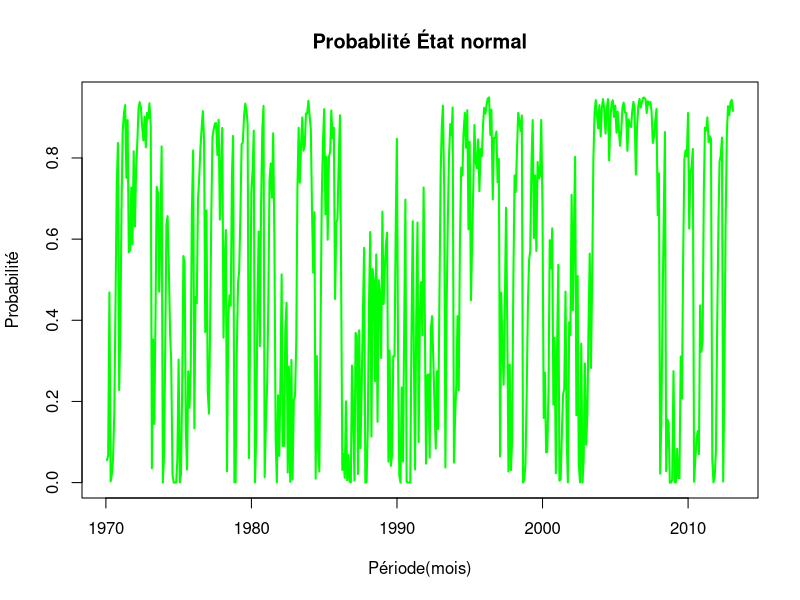
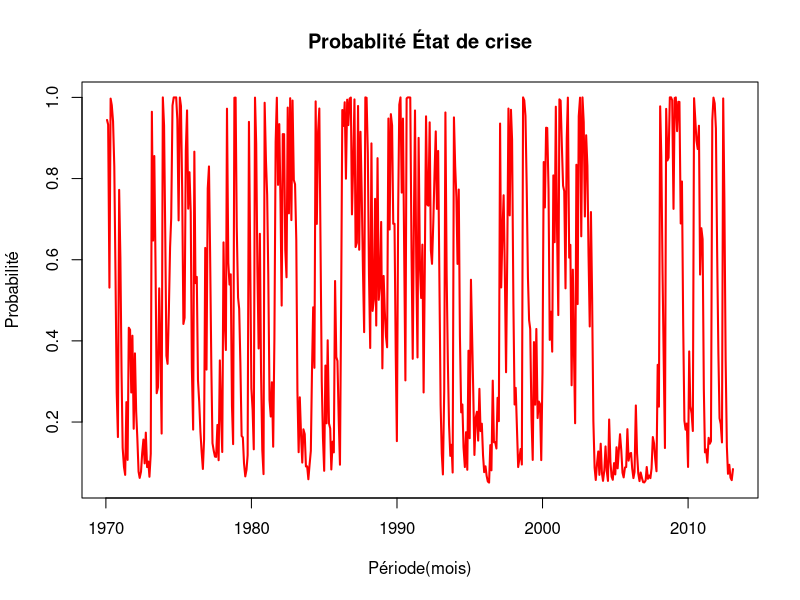

Here is the R script that generated these plots, in order: (Note: this script raises an error after producing the figures.)
## ---- chunk 1
knitr::opts_chunk$set(echo = TRUE)
## ---- chunk 2

donnees<-data.frame(periode<-as.Date(c("1970-01-30",
"1970-02-27",
"1970-03-31",
"1970-04-30",
"1970-05-29",
"1970-06-30",
"1970-07-31",
"1970-08-31",
"1970-09-30",
"1970-10-30",
"1970-11-30",
"1970-12-31",
"1971-01-29",
"1971-02-26",
"1971-03-31",
"1971-04-30",
"1971-05-31",
"1971-06-30",
"1971-07-30",
"1971-08-31",
"1971-09-30",
"1971-10-29",
"1971-11-30",
"1971-12-31",
"1972-01-31",
"1972-02-29",
"1972-03-31",
"1972-04-28",
"1972-05-31",
"1972-06-30",
"1972-07-31",
"1972-08-31",
"1972-09-29",
"1972-10-31",
"1972-11-30",
"1972-12-29",
"1973-01-31",
"1973-02-28",
"1973-03-30",
"1973-04-30",
"1973-05-31",
"1973-06-29",
"1973-07-31",
"1973-08-31",
"1973-09-28",
"1973-10-31",
"1973-11-30",
"1973-12-31",
"1974-01-31",
"1974-02-28",
"1974-03-29",
"1974-04-30",
"1974-05-31",
"1974-06-28",
"1974-07-31",
"1974-08-30",
"1974-09-30",
"1974-10-31",
"1974-11-29",
"1974-12-31",
"1975-01-31",
"1975-02-28",
"1975-03-31",
"1975-04-30",
"1975-05-30",
"1975-06-30",
"1975-07-31",
"1975-08-29",
"1975-09-30",
"1975-10-31",
"1975-11-28",
"1975-12-31",
"1976-01-30",
"1976-02-27",
"1976-03-31",
"1976-04-30",
"1976-05-31",
"1976-06-30",
"1976-07-30",
"1976-08-31",
"1976-09-30",
"1976-10-29",
"1976-11-30",
"1976-12-31",
"1977-01-31",
"1977-02-28",
"1977-03-31",
"1977-04-29",
"1977-05-31",
"1977-06-30",
"1977-07-29",
"1977-08-31",
"1977-09-30",
"1977-10-31",
"1977-11-30",
"1977-12-30",
"1978-01-31",
"1978-02-28",
"1978-03-31",
"1978-04-28",
"1978-05-31",
"1978-06-30",
"1978-07-31",
"1978-08-31",
"1978-09-29",
"1978-10-31",
"1978-11-30",
"1978-12-29",
"1979-01-31",
"1979-02-28",
"1979-03-30",
"1979-04-30",
"1979-05-31",
"1979-06-29",
"1979-07-31",
"1979-08-31",
"1979-09-28",
"1979-10-31",
"1979-11-30",
"1979-12-31",
"1980-01-31",
"1980-02-29",
"1980-03-31",
"1980-04-30",
"1980-05-30",
"1980-06-30",
"1980-07-31",
"1980-08-29",
"1980-09-30",
"1980-10-31",
"1980-11-28",
"1980-12-31",
"1981-01-30",
"1981-02-27",
"1981-03-31",
"1981-04-30",
"1981-05-29",
"1981-06-30",
"1981-07-31",
"1981-08-31",
"1981-09-30",
"1981-10-30",
"1981-11-30",
"1981-12-31",
"1982-01-29",
"1982-02-26",
"1982-03-31",
"1982-04-30",
"1982-05-31",
"1982-06-30",
"1982-07-30",
"1982-08-31",
"1982-09-30",
"1982-10-29",
"1982-11-30",
"1982-12-31",
"1983-01-31",
"1983-02-28",
"1983-03-31",
"1983-04-29",
"1983-05-31",
"1983-06-30",
"1983-07-29",
"1983-08-31",
"1983-09-30",
"1983-10-31",
"1983-11-30",
"1983-12-30",
"1984-01-31",
"1984-02-29",
"1984-03-30",
"1984-04-30",
"1984-05-31",
"1984-06-29",
"1984-07-31",
"1984-08-31",
"1984-09-28",
"1984-10-31",
"1984-11-30",
"1984-12-31",
"1985-01-31",
"1985-02-28",
"1985-03-29",
"1985-04-30",
"1985-05-31",
"1985-06-28",
"1985-07-31",
"1985-08-30",
"1985-09-30",
"1985-10-31",
"1985-11-29",
"1985-12-31",
"1986-01-31",
"1986-02-28",
"1986-03-31",
"1986-04-30",
"1986-05-30",
"1986-06-30",
"1986-07-31",
"1986-08-29",
"1986-09-30",
"1986-10-31",
"1986-11-28",
"1986-12-31",
"1987-01-30",
"1987-02-27",
"1987-03-31",
"1987-04-30",
"1987-05-29",
"1987-06-30",
"1987-07-31",
"1987-08-31",
"1987-09-30",
"1987-10-30",
"1987-11-30",
"1987-12-31",
"1988-01-29",
"1988-02-29",
"1988-03-31",
"1988-04-29",
"1988-05-31",
"1988-06-30",
"1988-07-29",
"1988-08-31",
"1988-09-30",
"1988-10-31",
"1988-11-30",
"1988-12-30",
"1989-01-31",
"1989-02-28",
"1989-03-31",
"1989-04-28",
"1989-05-31",
"1989-06-30",
"1989-07-31",
"1989-08-31",
"1989-09-29",
"1989-10-31",
"1989-11-30",
"1989-12-29",
"1990-01-31",
"1990-02-28",
"1990-03-30",
"1990-04-30",
"1990-05-31",
"1990-06-29",
"1990-07-31",
"1990-08-31",
"1990-09-28",
"1990-10-31",
"1990-11-30",
"1990-12-31",
"1991-01-31",
"1991-02-28",
"1991-03-29",
"1991-04-30",
"1991-05-31",
"1991-06-28",
"1991-07-31",
"1991-08-30",
"1991-09-30",
"1991-10-31",
"1991-11-29",
"1991-12-31",
"1992-01-31",
"1992-02-28",
"1992-03-31",
"1992-04-30",
"1992-05-29",
"1992-06-30",
"1992-07-31",
"1992-08-31",
"1992-09-30",
"1992-10-30",
"1992-11-30",
"1992-12-31",
"1993-01-29",
"1993-02-26",
"1993-03-31",
"1993-04-30",
"1993-05-31",
"1993-06-30",
"1993-07-30",
"1993-08-31",
"1993-09-30",
"1993-10-29",
"1993-11-30",
"1993-12-31",
"1994-01-31",
"1994-02-28",
"1994-03-31",
"1994-04-29",
"1994-05-31",
"1994-06-30",
"1994-07-29",
"1994-08-31",
"1994-09-30",
"1994-10-31",
"1994-11-30",
"1994-12-30",
"1995-01-31",
"1995-02-28",
"1995-03-31",
"1995-04-28",
"1995-05-31",
"1995-06-30",
"1995-07-31",
"1995-08-31",
"1995-09-29",
"1995-10-31",
"1995-11-30",
"1995-12-29",
"1996-01-31",
"1996-02-29",
"1996-03-29",
"1996-04-30",
"1996-05-31",
"1996-06-28",
"1996-07-31",
"1996-08-30",
"1996-09-30",
"1996-10-31",
"1996-11-29",
"1996-12-31",
"1997-01-31",
"1997-02-28",
"1997-03-31",
"1997-04-30",
"1997-05-30",
"1997-06-30",
"1997-07-31",
"1997-08-29",
"1997-09-30",
"1997-10-31",
"1997-11-28",
"1997-12-31",
"1998-01-30",
"1998-02-27",
"1998-03-31",
"1998-04-30",
"1998-05-29",
"1998-06-30",
"1998-07-31",
"1998-08-31",
"1998-09-30",
"1998-10-30",
"1998-11-30",
"1998-12-31",
"1999-01-29",
"1999-02-26",
"1999-03-31",
"1999-04-30",
"1999-05-31",
"1999-06-30",
"1999-07-30",
"1999-08-31",
"1999-09-30",
"1999-10-29",
"1999-11-30",
"1999-12-31",
"2000-01-31",
"2000-02-29",
"2000-03-31",
"2000-04-28",
"2000-05-31",
"2000-06-30",
"2000-07-31",
"2000-08-31",
"2000-09-29",
"2000-10-31",
"2000-11-30",
"2000-12-29",
"2001-01-31",
"2001-02-28",
"2001-03-30",
"2001-04-30",
"2001-05-31",
"2001-06-29",
"2001-07-31",
"2001-08-31",
"2001-09-28",
"2001-10-31",
"2001-11-30",
"2001-12-31",
"2002-01-31",
"2002-02-28",
"2002-03-29",
"2002-04-30",
"2002-05-31",
"2002-06-28",
"2002-07-31",
"2002-08-30",
"2002-09-30",
"2002-10-31",
"2002-11-29",
"2002-12-31",
"2003-01-31",
"2003-02-28",
"2003-03-31",
"2003-04-30",
"2003-05-30",
"2003-06-30",
"2003-07-31",
"2003-08-29",
"2003-09-30",
"2003-10-31",
"2003-11-28",
"2003-12-31",
"2004-01-30",
"2004-02-27",
"2004-03-31",
"2004-04-30",
"2004-05-31",
"2004-06-30",
"2004-07-30",
"2004-08-31",
"2004-09-30",
"2004-10-29",
"2004-11-30",
"2004-12-31",
"2005-01-31",
"2005-02-28",
"2005-03-31",
"2005-04-29",
"2005-05-31",
"2005-06-30",
"2005-07-29",
"2005-08-31",
"2005-09-30",
"2005-10-31",
"2005-11-30",
"2005-12-30",
"2006-01-31",
"2006-02-28",
"2006-03-31",
"2006-04-28",
"2006-05-31",
"2006-06-30",
"2006-07-31",
"2006-08-31",
"2006-09-29",
"2006-10-31",
"2006-11-30",
"2006-12-29",
"2007-01-31",
"2007-02-28",
"2007-03-30",
"2007-04-30",
"2007-05-31",
"2007-06-29",
"2007-07-31",
"2007-08-31",
"2007-09-28",
"2007-10-31",
"2007-11-30",
"2007-12-31",
"2008-01-31",
"2008-02-29",
"2008-03-31",
"2008-04-30",
"2008-05-30",
"2008-06-30",
"2008-07-31",
"2008-08-29",
"2008-09-30",
"2008-10-31",
"2008-11-28",
"2008-12-31",
"2009-01-30",
"2009-02-27",
"2009-03-31",
"2009-04-30",
"2009-05-29",
"2009-06-30",
"2009-07-31",
"2009-08-31",
"2009-09-30",
"2009-10-30",
"2009-11-30",
"2009-12-31",
"2010-01-29",
"2010-02-26",
"2010-03-31",
"2010-04-30",
"2010-05-31",
"2010-06-30",
"2010-07-30",
"2010-08-31",
"2010-09-30",
"2010-10-29",
"2010-11-30",
"2010-12-31",
"2011-01-31",
"2011-02-28",
"2011-03-31",
"2011-04-29",
"2011-05-31",
"2011-06-30",
"2011-07-29",
"2011-08-31",
"2011-09-30",
"2011-10-31",
"2011-11-30",
"2011-12-30",
"2012-01-31",
"2012-02-29",
"2012-03-30",
"2012-04-30",
"2012-05-31",
"2012-06-29",
"2012-07-31",
"2012-08-31",
"2012-09-28",
"2012-10-31",
"2012-11-30",
"2012-12-31",
"2013-01-31"
)),

prob1<-c(0.055601105159938,
0.0671875969506997,
0.468729498303112,
0.00300528180729279,
0.0192008370228318,
0.0592157115107792,
0.170550118341569,
0.442747529671958,
0.72807394216862,
0.836978996317598,
0.227869836537927,
0.396047574252217,
0.676840328704415,
0.863505046195402,
0.910657979035696,
0.930198873284701,
0.750965615483002,
0.893257326953989,
0.567658046540399,
0.572812956271743,
0.727223228331657,
0.587345394840947,
0.816486898522955,
0.630848256266899,
0.774451957469554,
0.83940938788388,
0.92214643611813,
0.937641465558781,
0.922579233384989,
0.876737572215511,
0.843158812649875,
0.901818387550584,
0.826127696410019,
0.911022834128224,
0.897372038884086,
0.934841692014185,
0.878249647452879,
0.0354184722529745,
0.352748372107237,
0.144517268174831,
0.415569826987622,
0.728953662342259,
0.714236088767243,
0.470564686463654,
0.60501224258288,
0.828397405077608,
0.000014936100922797,
0.0694162402560102,
0.349518562823106,
0.636676175530167,
0.656592063591086,
0.527012787255127,
0.369300666807319,
0.297645527586044,
0.0198902931813737,
0.000158720539345431,
0.0000491021697703995,
4.39239910795102E-07,
0.0549484812458141,
0.303068326987626,
0.000304959670887626,
0.0211475028991793,
0.231473403373387,
0.558282239382625,
0.54315487653186,
0.1305567603707,
0.0320838564902789,
0.274166451988168,
0.184419982988042,
0.283430605374262,
0.665067275187432,
0.818613674283239,
0.133779057056457,
0.457667203850484,
0.44236536628929,
0.696777863782586,
0.750829472334264,
0.82339408002531,
0.872441060104189,
0.915586597972937,
0.842826742640103,
0.370966908411505,
0.670756558503623,
0.224311573630489,
0.170139699459799,
0.381580535709559,
0.662519924822947,
0.85205758851463,
0.870849808939608,
0.885086582967278,
0.885888938509683,
0.807108055370534,
0.894096346972625,
0.648143000924207,
0.780216470616624,
0.873804659628021,
0.35732086462694,
0.548533530324061,
0.622431530397414,
0.0278468174794481,
0.407342722486457,
0.461251490227627,
0.435992073673708,
0.760191426378337,
0.854426636638947,
0.000827023946730505,
0.000528155928617448,
0.319601360867921,
0.49315742637151,
0.520965315021289,
0.654590030631274,
0.834308819523794,
0.837950836447499,
0.901623276354053,
0.933967058515355,
0.917510697575637,
0.881827344631235,
0.0603037403646201,
0.378017620190951,
0.716570422626633,
0.770484622791441,
0.867228929487623,
0.0005272328759084,
0.114741360683712,
0.42076098973722,
0.618697927631784,
0.336144595933031,
0.67361755563948,
0.869395728555009,
0.928315662298661,
0.0132250982367866,
0.155929891225035,
0.24074195990183,
0.436709908352471,
0.746166795763653,
0.786426003835769,
0.702016463708365,
0.860798951764044,
0.594374556527524,
0.1095704778953,
0.000791918107494517,
0.215452005988078,
0.0658719703444543,
0.257764161307994,
0.512988944674825,
0.0905022898110134,
0.0906103135786972,
0.375746825170278,
0.443222339550535,
0.0251118718794763,
0.285707216028772,
0.00197613715136174,
0.302320913350712,
0.00772407889677451,
0.203466200880977,
0.214035993485938,
0.351204893219298,
0.722504763331289,
0.87431435220628,
0.739114881272457,
0.832849559095196,
0.899900862811675,
0.817964416143559,
0.829811377092875,
0.909454445762264,
0.909236710507086,
0.941018008694969,
0.905960743863331,
0.870966629382396,
0.675819116314806,
0.517269080628088,
0.666299352643155,
0.00982126501155926,
0.311714795501118,
0.08385690042946,
0.0273652569170151,
0.33931280785783,
0.699340687733311,
0.839138695940815,
0.920156463564985,
0.660816568548218,
0.803150834951997,
0.598570331609375,
0.803235458992518,
0.815692703909648,
0.916915844957824,
0.848361608033653,
0.874719851022319,
0.452520678892091,
0.639837962378579,
0.649426429257359,
0.79371763850869,
0.905135429338587,
0.529062992413822,
0.0310730365994269,
0.070298151319048,
0.0119802704536188,
0.200222110890683,
0.00558560845170419,
0.0682496324148757,
0.00281381164402373,
0.000355939592693038,
0.288249164442493,
0.155195361749544,
0.00492632297979093,
0.368776080088499,
0.358401505775328,
0.0211393023065871,
0.375342813387769,
0.0847365764277536,
0.237399169528136,
0.424336023421273,
0.578455633027975,
1.10695478279627E-13,
0.000929337066541595,
0.136928642465083,
0.434884018189757,
0.617504864336799,
0.113381032690768,
0.52612202889784,
0.498449904220284,
0.24996395246041,
0.562176375296186,
0.149784643566632,
0.498783712785585,
0.459298498176322,
0.30692259518483,
0.667746738132508,
0.440054233913431,
0.525327637780255,
0.588941033980252,
0.61575637420124,
0.0520643650501054,
0.325542208003408,
0.0412816119917958,
0.0691579669826274,
0.311380505430964,
0.311458480541536,
0.627711408078916,
0.847038133201687,
0.272985212785554,
0.0178768318835222,
0.0000341072653349217,
0.234571105405973,
0.0521921585611352,
0.364715146608793,
0.697349862319385,
0.00245318852109077,
4.20664657372877E-06,
0.0000472406909819553,
0.000357765116023805,
0.371168051734452,
0.644166669315126,
0.319713297092622,
0.0322461575137993,
0.41635221393913,
0.640802157420771,
0.0997890035369734,
0.418808488133674,
0.494259441011934,
0.362864967972552,
0.727096877883164,
0.431200980977501,
0.0466861266621523,
0.264298187881671,
0.266746464682173,
0.0614541688455598,
0.376577218450822,
0.410087078047191,
0.308398029395974,
0.188677057540838,
0.0838068766885214,
0.274704113824425,
0.131972346231571,
0.446000566693678,
0.757938573005561,
0.877999704503803,
0.929128578470046,
0.723320957963049,
0.0371504843802647,
0.435550560883194,
0.64955033819712,
0.806321819886829,
0.883427397129508,
0.855961356928041,
0.924443346371984,
0.0492930536216339,
0.169160531519115,
0.246107115479797,
0.410272250746685,
0.227033147459778,
0.587010808938405,
0.776135042906747,
0.756759560894787,
0.862483305402271,
0.91089302515878,
0.825056194360121,
0.917644074424782,
0.624215569392127,
0.83983136808882,
0.449380805003595,
0.581495336718543,
0.730612437009359,
0.881100667958085,
0.789253052061304,
0.774792372724086,
0.845747642543212,
0.718233591820353,
0.822305707930087,
0.804153108506994,
0.881706671562747,
0.923500225277725,
0.909182408979042,
0.932802835608067,
0.946529942034094,
0.949249893630581,
0.856859666644049,
0.91896339199903,
0.69807069072974,
0.849868713590699,
0.84937427151278,
0.865192647257016,
0.740346478975093,
0.797874815808578,
0.0644427364597603,
0.468297094747707,
0.332518829955972,
0.241178036308742,
0.429292174259324,
0.677251586364123,
0.377187812845522,
0.0274745546421193,
0.290640674084868,
0.0305874411223858,
0.104007633052011,
0.506714305173521,
0.756774007056838,
0.715838798867871,
0.817707672066565,
0.910943279239986,
0.891411080168861,
0.866417385051418,
0.904712021097016,
2.82423528596164E-06,
0.00718939726852837,
0.0454660567564768,
0.220276783959188,
0.44373246770505,
0.548777299358818,
0.570662668118754,
0.793694903239004,
0.893336788164327,
0.602983668169345,
0.757159368496493,
0.570709644707612,
0.790160534626784,
0.749486245239698,
0.755587433366184,
0.893792576577201,
0.679652957046055,
0.159301699982467,
0.271205620949383,
0.0747009176251845,
0.0753073533168509,
0.226494017310117,
0.597501943006615,
0.528076468478513,
0.626520383473603,
0.192211088265095,
0.356826698565611,
0.0229360656948101,
0.317020047070254,
0.536413057829465,
0.00485522692393663,
0.00772524493144859,
0.117968962166447,
0.217795611486898,
0.231020712117431,
0.470497604605087,
0.100895302375477,
0.000543723368342275,
0.394901017656319,
0.363390715213222,
0.70938151127373,
0.424531407328914,
0.626716638887377,
0.802963642987123,
0.166024032999313,
0.509301932849939,
0.0462030733759573,
0.000585737008782694,
0.342286818674238,
0.0000543509110342444,
0.0606416798165352,
0.29344150143995,
0.0933175714459399,
0.168862878733348,
0.383946228197994,
0.564478921626505,
0.282528485305747,
0.496206302486357,
0.797504683923379,
0.912211850114781,
0.942772439905595,
0.90180852683103,
0.872528155424302,
0.930162644792361,
0.853459248438726,
0.924733319979464,
0.944942456240814,
0.918898798893377,
0.860148225988935,
0.920563950381043,
0.945032435327136,
0.79378312820331,
0.898654872851378,
0.934789275250144,
0.942320294943248,
0.901234919462108,
0.929112331484986,
0.862212985382831,
0.914090291815617,
0.868141374533755,
0.830065916186268,
0.870595276202028,
0.924920915988583,
0.936409584991339,
0.912083214142582,
0.911002972216014,
0.817597209115503,
0.895118794412417,
0.878138608288874,
0.876227481878751,
0.913885136300179,
0.938149264722289,
0.923052678199324,
0.759194829846059,
0.87689066480247,
0.926827191241311,
0.945531488720193,
0.924382751885012,
0.937837620752915,
0.948161699777425,
0.948819126081439,
0.944006998509254,
0.910850104085989,
0.939770271093144,
0.931823160911408,
0.93822872373164,
0.914352686634546,
0.83700550094514,
0.852752860236163,
0.890230367817624,
0.921246991035949,
0.659030609298189,
0.762042749500461,
0.0220708384945173,
0.146854693843827,
0.430559268197638,
0.652833356213103,
0.864007321775102,
0.0282870344789622,
0.155378492449441,
0.148424667651399,
1.61426260298952E-06,
2.14524278031283E-14,
0.00696447192740168,
0.274637668477853,
0.00152710527108118,
0.0000570368899059249,
0.0831215401757503,
0.0108314385589307,
0.0112138743237287,
0.31070179160886,
0.207241928027821,
0.5608599314215,
0.79684661794563,
0.818781146693732,
0.803777713843904,
0.910691963831131,
0.626025196043147,
0.760971144364292,
0.779273975125441,
0.822076608309286,
0.00200724000980391,
0.0532668615864875,
0.10626537098559,
0.127244646857572,
0.0698395404774633,
0.436532513994017,
0.322332334586031,
0.34927748453065,
0.718265080380007,
0.874745010111338,
0.867572475265824,
0.899960545514437,
0.838935619216642,
0.853467185733101,
0.84709947159217,
0.0570607957835462,
0.000574501466473884,
0.0148294399124691,
0.0765821728042103,
0.371196607262995,
0.630684902475857,
0.790590102948314,
0.80485912101779,
0.850247695594979,
0.00257378020180683,
0.24766007536417,
0.645649705245689,
0.860964240790319,
0.927595613533239,
0.90537660056998,
0.937182671235877,
0.943172369338937,
0.915993667005782
),

prob2<-c(0.944398894840062,
0.9328124030493,
0.531270501696888,
0.996994718192707,
0.980799162977168,
0.940784288489221,
0.829449881658431,
0.557252470328042,
0.27192605783138,
0.163021003682402,
0.772130163462073,
0.603952425747783,
0.323159671295585,
0.136494953804598,
0.0893420209643041,
0.0698011267152993,
0.249034384516997,
0.106742673046011,
0.432341953459601,
0.427187043728257,
0.272776771668343,
0.412654605159053,
0.183513101477045,
0.369151743733101,
0.225548042530446,
0.16059061211612,
0.0778535638818696,
0.0623585344412191,
0.0774207666150113,
0.123262427784489,
0.156841187350125,
0.0981816124494164,
0.173872303589981,
0.0889771658717762,
0.102627961115914,
0.0651583079858154,
0.121750352547121,
0.964581527747025,
0.647251627892764,
0.855482731825169,
0.584430173012378,
0.271046337657741,
0.285763911232757,
0.529435313536346,
0.39498775741712,
0.171602594922392,
0.999985063899077,
0.93058375974399,
0.650481437176894,
0.363323824469833,
0.343407936408914,
0.472987212744873,
0.630699333192681,
0.702354472413956,
0.980109706818626,
0.999841279460655,
0.99995089783023,
0.999999560760089,
0.945051518754186,
0.696931673012374,
0.999695040329112,
0.978852497100821,
0.768526596626613,
0.441717760617375,
0.45684512346814,
0.869443239629299,
0.967916143509721,
0.725833548011832,
0.815580017011958,
0.716569394625738,
0.334932724812568,
0.181386325716761,
0.866220942943543,
0.542332796149516,
0.55763463371071,
0.303222136217414,
0.249170527665736,
0.17660591997469,
0.127558939895811,
0.0844134020270631,
0.157173257359897,
0.629033091588495,
0.329243441496377,
0.775688426369512,
0.829860300540201,
0.618419464290441,
0.337480075177053,
0.14794241148537,
0.129150191060392,
0.114913417032722,
0.114111061490317,
0.192891944629466,
0.105903653027375,
0.351856999075793,
0.219783529383376,
0.126195340371979,
0.64267913537306,
0.451466469675939,
0.377568469602586,
0.972153182520552,
0.592657277513543,
0.538748509772373,
0.564007926326292,
0.239808573621663,
0.145573363361053,
0.99917297605327,
0.999471844071383,
0.680398639132079,
0.50684257362849,
0.479034684978711,
0.345409969368726,
0.165691180476206,
0.162049163552501,
0.0983767236459467,
0.066032941484645,
0.0824893024243631,
0.118172655368765,
0.93969625963538,
0.621982379809049,
0.283429577373367,
0.229515377208559,
0.132771070512377,
0.999472767124091,
0.885258639316288,
0.57923901026278,
0.381302072368216,
0.663855404066969,
0.32638244436052,
0.130604271444991,
0.0716843377013386,
0.986774901763213,
0.844070108774965,
0.75925804009817,
0.563290091647529,
0.253833204236347,
0.213573996164231,
0.297983536291635,
0.139201048235956,
0.405625443472476,
0.8904295221047,
0.999208081892505,
0.784547994011922,
0.934128029655546,
0.742235838692006,
0.487011055325175,
0.909497710188987,
0.909389686421303,
0.624253174829722,
0.556777660449465,
0.974888128120524,
0.714292783971228,
0.998023862848638,
0.697679086649288,
0.992275921103225,
0.796533799119023,
0.785964006514062,
0.648795106780702,
0.277495236668711,
0.12568564779372,
0.260885118727543,
0.167150440904804,
0.100099137188325,
0.182035583856441,
0.170188622907124,
0.0905455542377359,
0.0907632894929144,
0.0589819913050314,
0.094039256136669,
0.129033370617604,
0.324180883685194,
0.482730919371912,
0.333700647356845,
0.990178734988441,
0.688285204498882,
0.91614309957054,
0.972634743082985,
0.66068719214217,
0.300659312266689,
0.160861304059185,
0.0798435364350145,
0.339183431451782,
0.196849165048003,
0.401429668390625,
0.196764541007482,
0.184307296090352,
0.0830841550421758,
0.151638391966347,
0.125280148977682,
0.547479321107909,
0.360162037621421,
0.350573570742641,
0.20628236149131,
0.0948645706614134,
0.470937007586178,
0.968926963400573,
0.929701848680952,
0.988019729546381,
0.799777889109317,
0.994414391548296,
0.931750367585124,
0.997186188355976,
0.999644060407307,
0.711750835557507,
0.844804638250456,
0.995073677020209,
0.631223919911501,
0.641598494224672,
0.978860697693413,
0.624657186612231,
0.915263423572246,
0.762600830471864,
0.575663976578727,
0.421544366972025,
0.999999999999889,
0.999070662933458,
0.863071357534917,
0.565115981810243,
0.382495135663201,
0.886618967309232,
0.47387797110216,
0.501550095779716,
0.75003604753959,
0.437823624703814,
0.850215356433369,
0.501216287214415,
0.540701501823678,
0.69307740481517,
0.332253261867492,
0.559945766086569,
0.474672362219745,
0.411058966019748,
0.38424362579876,
0.947935634949895,
0.674457791996592,
0.958718388008204,
0.930842033017373,
0.688619494569036,
0.688541519458464,
0.372288591921084,
0.152961866798313,
0.727014787214446,
0.982123168116478,
0.999965892734665,
0.765428894594027,
0.947807841438865,
0.635284853391207,
0.302650137680615,
0.997546811478909,
0.999995793353426,
0.999952759309018,
0.999642234883976,
0.628831948265548,
0.355833330684874,
0.680286702907378,
0.967753842486201,
0.58364778606087,
0.359197842579229,
0.900210996463027,
0.581191511866326,
0.505740558988066,
0.637135032027448,
0.272903122116836,
0.568799019022499,
0.953313873337848,
0.735701812118329,
0.733253535317827,
0.93854583115444,
0.623422781549178,
0.589912921952809,
0.691601970604025,
0.811322942459162,
0.916193123311479,
0.725295886175575,
0.868027653768429,
0.553999433306322,
0.242061426994438,
0.122000295496197,
0.0708714215299541,
0.276679042036951,
0.962849515619735,
0.564449439116805,
0.35044966180288,
0.193678180113171,
0.116572602870492,
0.144038643071959,
0.0755566536280157,
0.950706946378366,
0.830839468480885,
0.753892884520203,
0.589727749253315,
0.772966852540222,
0.412989191061595,
0.223864957093253,
0.243240439105213,
0.137516694597729,
0.0891069748412202,
0.174943805639879,
0.0823559255752176,
0.375784430607873,
0.16016863191118,
0.550619194996405,
0.418504663281457,
0.269387562990641,
0.118899332041915,
0.210746947938696,
0.225207627275914,
0.154252357456788,
0.281766408179647,
0.177694292069913,
0.195846891493006,
0.118293328437253,
0.0764997747222748,
0.0908175910209584,
0.0671971643919328,
0.0534700579659059,
0.0507501063694189,
0.143140333355951,
0.0810366080009701,
0.30192930927026,
0.150131286409301,
0.15062572848722,
0.134807352742984,
0.259653521024907,
0.202125184191422,
0.93555726354024,
0.531702905252293,
0.667481170044028,
0.758821963691258,
0.570707825740676,
0.322748413635877,
0.622812187154478,
0.972525445357881,
0.709359325915132,
0.969412558877614,
0.895992366947989,
0.493285694826479,
0.243225992943163,
0.284161201132129,
0.182292327933435,
0.0890567207600142,
0.108588919831139,
0.133582614948582,
0.0952879789029841,
0.999997175764714,
0.992810602731472,
0.954533943243523,
0.779723216040812,
0.55626753229495,
0.451222700641182,
0.429337331881246,
0.206305096760996,
0.106663211835673,
0.397016331830655,
0.242840631503507,
0.429290355292388,
0.209839465373216,
0.250513754760302,
0.244412566633816,
0.106207423422799,
0.320347042953945,
0.840698300017533,
0.728794379050617,
0.925299082374816,
0.924692646683149,
0.773505982689883,
0.402498056993385,
0.471923531521487,
0.373479616526397,
0.807788911734905,
0.643173301434388,
0.97706393430519,
0.682979952929746,
0.463586942170535,
0.995144773076063,
0.992274755068551,
0.882031037833554,
0.782204388513102,
0.768979287882569,
0.529502395394914,
0.899104697624523,
0.999456276631658,
0.605098982343681,
0.636609284786778,
0.29061848872627,
0.575468592671086,
0.373283361112623,
0.197036357012877,
0.833975967000687,
0.490698067150061,
0.953796926624043,
0.999414262991217,
0.657713181325762,
0.999945649088966,
0.939358320183465,
0.70655849856005,
0.90668242855406,
0.831137121266652,
0.616053771802006,
0.435521078373495,
0.717471514694253,
0.503793697513643,
0.202495316076621,
0.0877881498852194,
0.0572275600944049,
0.0981914731689696,
0.127471844575698,
0.0698373552076393,
0.146540751561274,
0.0752666800205361,
0.0550575437591856,
0.0811012011066228,
0.139851774011065,
0.0794360496189574,
0.054967564672864,
0.20621687179669,
0.101345127148622,
0.0652107247498563,
0.0576797050567525,
0.0987650805378919,
0.0708876685150138,
0.137787014617169,
0.0859097081843827,
0.131858625466245,
0.169934083813732,
0.129404723797971,
0.0750790840114171,
0.0635904150086613,
0.0879167858574183,
0.0889970277839861,
0.182402790884497,
0.104881205587583,
0.121861391711126,
0.123772518121249,
0.086114863699821,
0.0618507352777114,
0.0769473218006764,
0.240805170153941,
0.12310933519753,
0.0731728087586893,
0.0544685112798071,
0.075617248114988,
0.0621623792470848,
0.0518383002225746,
0.0511808739185604,
0.055993001490746,
0.0891498959140106,
0.0602297289068559,
0.068176839088592,
0.0617712762683599,
0.0856473133654541,
0.16299449905486,
0.147247139763837,
0.109769632182376,
0.0787530089640506,
0.340969390701812,
0.237957250499539,
0.977929161505483,
0.853145306156173,
0.569440731802362,
0.347166643786897,
0.135992678224898,
0.971712965521038,
0.844621507550559,
0.851575332348601,
0.999998385737397,
0.999999999999978,
0.993035528072598,
0.725362331522147,
0.998472894728919,
0.999942963110094,
0.91687845982425,
0.989168561441069,
0.988786125676271,
0.68929820839114,
0.792758071972179,
0.4391400685785,
0.20315338205437,
0.181218853306268,
0.196222286156096,
0.089308036168869,
0.373974803956853,
0.239028855635708,
0.220726024874559,
0.177923391690714,
0.997992759990196,
0.946733138413512,
0.89373462901441,
0.872755353142428,
0.930160459522537,
0.563467486005983,
0.677667665413969,
0.65072251546935,
0.281734919619993,
0.125254989888662,
0.132427524734176,
0.100039454485563,
0.161064380783358,
0.146532814266899,
0.15290052840783,
0.942939204216454,
0.999425498533526,
0.985170560087531,
0.92341782719579,
0.628803392737005,
0.369315097524143,
0.209409897051686,
0.19514087898221,
0.149752304405021,
0.997426219798193,
0.75233992463583,
0.354350294754311,
0.139035759209681,
0.0724043864667606,
0.09462339943002,
0.0628173287641234,
0.0568276306610628,
0.0840063329942175
))

plot(donnees$periode,donnees$prob1, pch=16, lwd=2, type="l",col="green",ylab="Probabilité",xlab="Période(mois)", main="Probablité État normal")

plot(donnees$periode,donnees$prob2,pch=16,lwd=2, type="l",col="red",ylab="Probabilité",xlab="Période(mois)", main="Probablité État de crise")

## ---- chunk 3
knitr::include_graphics("Image1.jpg")
## ---- chunk 4
knitr::include_graphics("Image2.jpg")
## ---- chunk 5
knitr::include_graphics("Image3.jpg")
## ---- chunk 6
knitr::include_graphics("Image4.jpg")
## ---- chunk 7
knitr::include_graphics("Image5.jpg")

